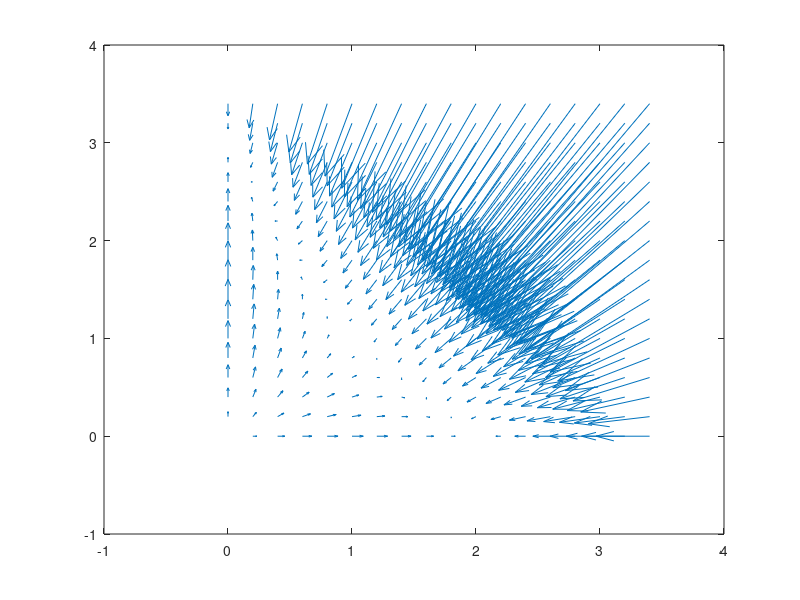

The MATLAB source for this figure:
[x1,x2] = meshgrid(0:0.2:3.5,0:0.2:3.5);
dx1 = 2*x1 - x1.^2 - x1.*x2;
dx2 = 3*x2 - 2*x1.*x2 - x2.^2;

quiver(x1,x2,dx1,dx2,10)




